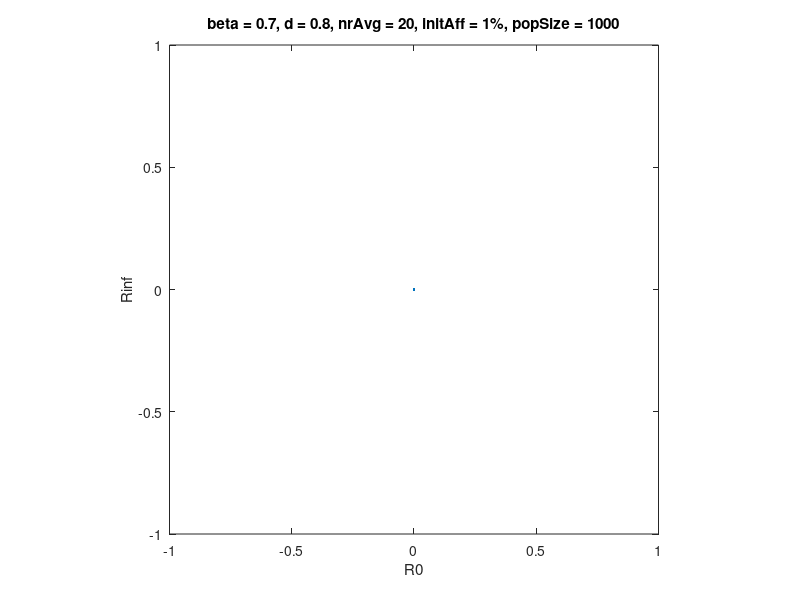

Write MATLAB code to recreate this figure. (Note: this script raises an error after producing the figure.)
clc

beta = 0.4;
d = 0.8;
proportionAffected = 0.01;
nrAverage = 20; 

betaRatioVec = [];
recoverRatioVec = [];
plotHandle1 = plot(0, 0);
pbaspect([1 1 1]);
title('beta = 0.7, d = 0.8, nrAvg = 20, initAff = 1%, popSize = 1000');
xlabel('R0') 
ylabel('Rinf') 


ratioVec = logspace(-0.2, 2.1, 20);

for i = 1:size(ratioVec,2) 
    
    gamma = 1/(ratioVec(i)/beta); 
    
    averageI = 0; 
    
    for j = 1:nrAverage
        averageI = averageI + Epedemic(beta, gamma, d, proportionAffected); 
    end
    averageI = averageI/nrAverage; 
    
    recoverRatioVec = [recoverRatioVec; averageI];
    betaRatioVec = [betaRatioVec;beta/gamma];
    set(plotHandle1, 'XData', betaRatioVec, 'YData', recoverRatioVec);
    drawnow
    
end
